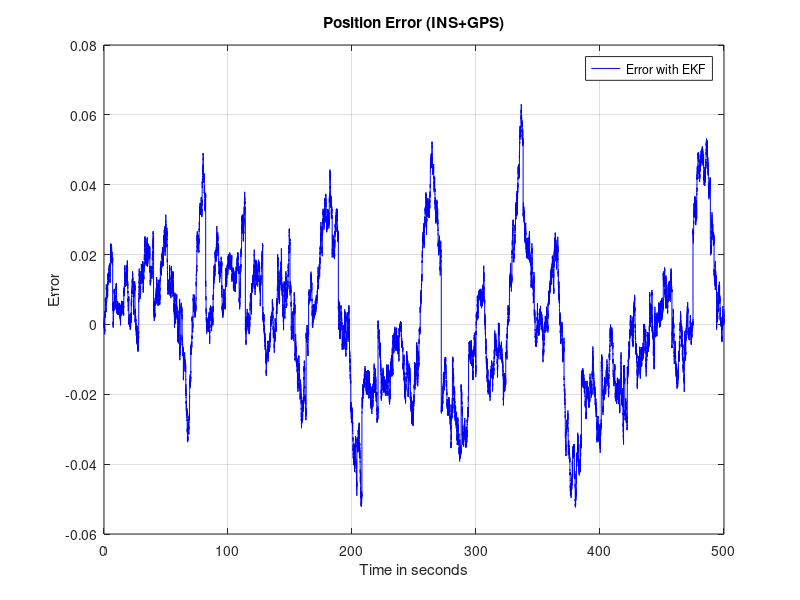

Reproduce this figure in MATLAB.

% This is a KF implementation
% measured position=actual_position+measurement_noise
% Here difference between actual and estimated state is plotted & it is seen clearly that it eventually becomes 0
delt=0.01;
final_time=500;
initial_state=[0;0;0];
err_state_matrix=zeros(3,(final_time/delt)+1);
err_state_matrix(:,1)=initial_state; % at time 0
phi=[0 1 0;0 0 -1;0 0 0];
B=[0;0;1];
C=[0;-1;0];
noise_b=normrnd(0,10^(-3),[1,final_time/delt+1]);
noise_gamma=normrnd(0,0.05,[1,final_time/delt+1]);
noise_position=normrnd(0,sqrt(3),[1,final_time/delt+1]);

bias=[0 0 0;0 0 0;0 0 1]; % B*wb*wb'*B'
gamma=[0 0 0;0 1 0;0 0 0]; % C*gamma*gamma'*C'
H=[1 0 0];

covariance_matrix=zeros(3,3);
for_plot_covariance=zeros(3,(final_time/delt)+1);
counter=1;
iden=[1 0 0;0 1 0;0 0 1];
phi_discrete=(phi*delt+iden);

% Prediction Step
for i=2:(final_time/delt+1)

    col_no=i;

    err_state_matrix(:,col_no)=(phi_discrete*err_state_matrix(:,col_no-1))+(B*delt*noise_b(col_no-1))+(C*delt*noise_gamma(col_no-1));

    covariance_matrix=(phi_discrete*covariance_matrix*phi_discrete')+(bias)*(noise_b(col_no-1)*delt)^2+(gamma)*(noise_gamma(col_no-1)*delt)^2;


    % GPS measurement at 1 second interval. Correction Step
    if col_no==(100*counter+1)
        counter=counter+1;
        Sk=H*covariance_matrix*H'+((noise_position(i))^2);
        Lk=(covariance_matrix*H')*inv(Sk);
        covariance_matrix=covariance_matrix-Lk*Sk*Lk';
        err_state_matrix(:,col_no)=(iden-Lk*H)*err_state_matrix(:,col_no)-Lk*(noise_position(i));
    end

    for_plot_covariance(:,col_no)=[covariance_matrix(1,1);covariance_matrix(2,2);covariance_matrix(3,3)];

end
plot(0:0.01:final_time,err_state_matrix(2,1:(final_time/delt+1)),'b')
legend('Error with EKF')
xlabel('Time in seconds')
ylabel('Error')
title('Position Error (INS+GPS)')
hold off
grid on
